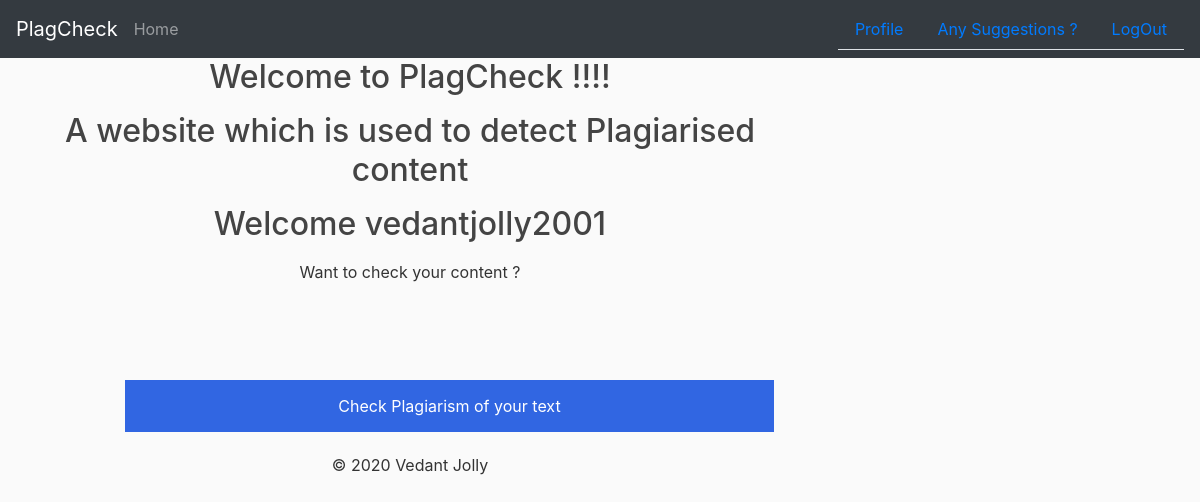
The page /home (signed in) on the database as committed earlier.
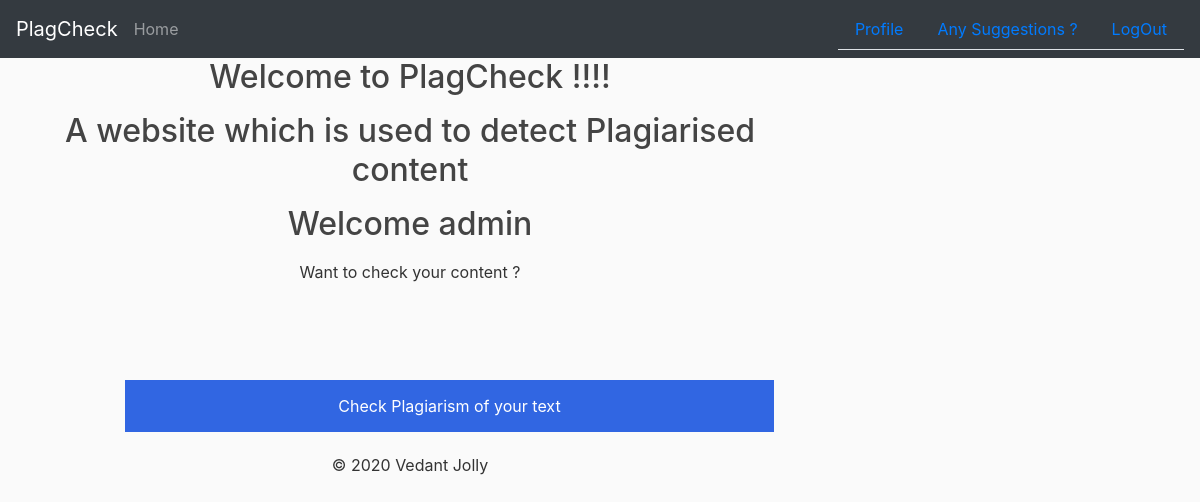
The same page on the database as committed later.
### plagCheck/models.py (models this page shows, shortened)
class User(db.Model,UserMixin):
    id = db.Column(db.Integer,primary_key=True)
    name = db.Column(db.String(20),nullable=False)
    email = db.Column(db.String(120),unique=True,nullable=False)
    image_file = db.Column(db.String(20),nullable=False,default = 'default.jpg')
    password = db.Column(db.String(60),nullable=False)

### plagCheck/routes.py (the view)
@app.route("/")
@app.route("/home")
def home():
    return render_template('home.html',title='Home Page')

### plagCheck/models.py (called while the page is built)
@login_manager.user_loader
def load_user(user_id):
    return User.query.get(int(user_id))

### plagCheck/templates/home.html (shortened to what this page needs)
{% extends 'layout.html' %}
{% block content %}
  <h2 text-align:right>Welcome to PlagCheck !!!!</h2>
  <h2>A website which is used to detect Plagiarised content</h2>
  {% if current_user.is_authenticated %}
    <h2>Welcome {{ current_user.name }}</h2>
    <p>Want to check your content ?</p>
  {% else %}
    <h2>Can you please login first ?</h2>
  {% endif %}
  <div class="my-class"><a href="{{ url_for('checkPlagarism') }}">
      <button class="block">Check Plagiarism of your text</button>
    </a></div>
  <footer>
    <p>© 2020 Vedant Jolly</p>
  </footer>
{% endblock content %}

### plagCheck/templates/layout.html (shortened to what this page needs)
<!DOCTYPE html>
<html>
<head>
  <link rel="stylesheet" href="https://stackpath.bootstrapcdn.com/bootstrap/4.5.2/css/bootstrap.min.css">
  <link rel="stylesheet" type="text/css" href="{{ url_for('static',filename='main.css') }}">
</head>
<body>
    <nav class="navbar navbar-dark bg-dark">
        <a class="navbar-brand">PlagCheck</a>
        <ul class="navbar-nav mr-auto">
          <li class="nav-item">
            <a class='nav-link' href="{{ url_for('home') }}">Home <span class="sr-only">(current)</span></a>
          </li>
        </ul>
        <ul class="nav nav-tabs justify-content-end">
          {% if current_user.is_authenticated %}
            <li class="nav-item">
              <a class='nav-link' href="{{ url_for('account') }}">Profile</a>
            </li>
            <li class="nav-item">
              <a class='nav-link' href="{{ url_for('suggestions') }}">Any Suggestions ?</a>
            </li>
            <li class="nav-item">
              <a class='nav-link' href="{{ url_for('logout') }}">LogOut</a>
            </li>
          {% endif %}
        </ul>
    </nav>
    <main role="main" class="container">
      <div class="row">
        <div class="col-md-8">
          {% block content %}{% endblock %}
        </div>
      </div>
    </main>
  </body>
</html>

### plagCheck/static/main.css (style rules this page uses)
body { background: #fafafa; color: #333333; }
h1, h2, h3, h4, h5, h6 { color: #444444; }

### plagCheck/templates/home.html (style rules this page uses)
h2 { text-align: center; }
p { text-align: center; }
.my-class { padding: 80px 01px 5px 80px; }
.block { display: block; width: 100%; border: none; background-color: #3166e2; color: white; padding: 14px 28px; font-size: 16px; cursor: pointer; text-align: center; }

Rows that differ between the two databases and show on the page:
changed User: name "vedantjolly2001" → "admin"
